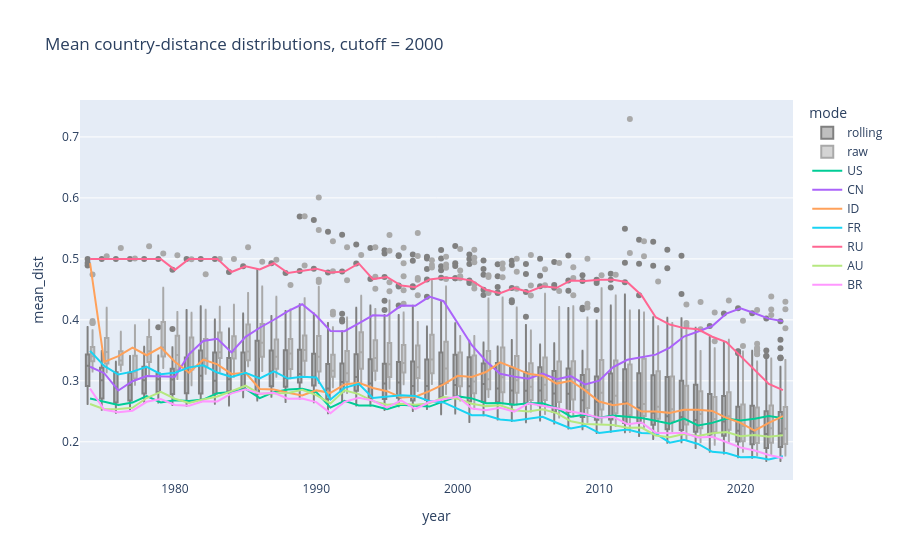

Notebook code for this chart:
### Code cell
country_list = ["US", "CN", "ID", "FR", "RU", "AU", "BR"]

cutoff = 2000

df_plot = pd.concat([df_dist_rolling_yearly.median(axis=1).to_frame("mean_dist").assign(mode="rolling"),
           df_dist_yearly.median(axis=1).to_frame("mean_dist").assign(mode="raw")], axis=0).merge(df_cutoff, left_index=True, right_index=True).reset_index()

fig = px.box(
    df_plot.query("cutoff_roll_"+str(cutoff)+" == 1"),
    x="year",
    y="mean_dist",
    color="mode",
    title=f"Mean country-distance distributions, cutoff = {cutoff}",
    hover_data=["country"],
    color_discrete_map={
        "rolling": "grey",
        "raw": "darkgrey"
    }
)
mode_rolling = "rolling"
for country in country_list:
    fig.add_scatter(
        x=df_plot.query("country == @country and mode == @mode_rolling and mean_dist > 0").year,
        y=df_plot.query("country == @country and mode == @mode_rolling and mean_dist > 0").mean_dist,
        mode="lines",
        name=country,
        # line=dict(width=3)
    )
fig.show()
